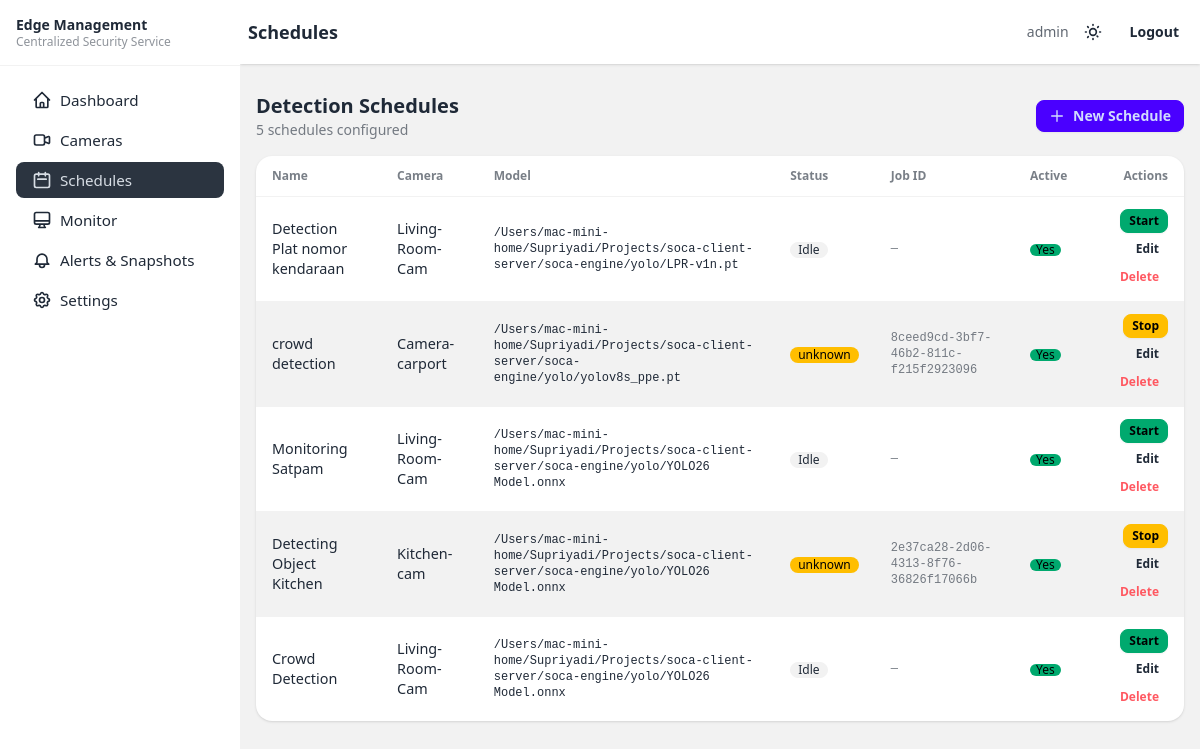
/schedules/ (signed in), run on the app's committed database.
### app/models.py (models this page shows, shortened)
class User(AbstractUser):
    ROLES = [('admin', 'Admin'), ('operator', 'Operator'), ('viewer', 'Viewer')]
    role = models.CharField(max_length=20, choices=ROLES, default='viewer')

class Schedule(models.Model):
    name = models.CharField(max_length=100)
    camera = models.ForeignKey(Camera, on_delete=models.CASCADE)
    model_path = models.CharField(max_length=200, default="yolo/yolo11n.pt")
    cls_ids = models.JSONField(default=list)
    conf_threshold = models.FloatField(default=0.5)
    iou_threshold = models.FloatField(default=0.45)
    frame_interval_ms = models.IntegerField(default=1000)
    roi_type = models.CharField(max_length=20, default="POLYGON", choices=[("POLYGON", "Polygon"), ("RECT", "Rectangle"), ("LINE", "Crossing Line")])
    roi_points = models.JSONField(default=list)
    aging_window = models.IntegerField(default=60)
    aging_cooldown = models.IntegerField(default=60)
    min_count = models.IntegerField(default=1)
    save_snapshot = models.BooleanField(default=True)
    publish_redis = models.BooleanField(default=True)
    redis_stream = models.CharField(max_length=100, default="soca:detections")
    alert_category = models.CharField(max_length=255, blank=True)
    snapshot_message = models.TextField(
        blank=True,
        default="{in_roi_count} object(s) detected at {time}",
        help_text="Placeholders: {count}, {in_roi_count}, {time}, {camera_id}, {job_id}, {category}",
    )
    enable_monitor = models.BooleanField(default=True)
    is_active = models.BooleanField(default=True)
    current_job_id = models.CharField(max_length=100, blank=True)
    created_at = models.DateTimeField(auto_now_add=True)
    lpr_model_path = models.CharField(max_length=200, blank=True, default="",
        help_text="Optional YOLO plate detection model, e.g. yolo/plate_det.pt")
    crossing_direction = models.CharField(
        max_length=20, default='any',
        choices=[('any','Any'),('left_to_right','Left → Right'),('right_to_left','Right → Left'),
                 ('top_to_bottom','Top → Bottom'),('bottom_to_top','Bottom → Top')],
        help_text="Default crossing direction used by People Counting rules"
    )

class Camera(models.Model):
    name = models.CharField(max_length=100, unique=True)
    site_name = models.CharField(max_length=100, blank=True)
    floor = models.CharField(max_length=50, blank=True)
    location = models.CharField(max_length=200, blank=True)
    rtsp_url = models.TextField()
    username = models.CharField(max_length=100, blank=True)
    password = models.CharField(max_length=100, blank=True)
    is_active = models.BooleanField(default=True)
    created_at = models.DateTimeField(auto_now_add=True)

class SiteConfig(models.Model):
    company_name = models.CharField(max_length=200, default='My Company')
    app_name     = models.CharField(max_length=200, default='SOCA Dashboard')
    company_logo = models.FileField(upload_to='logos/', blank=True)
    logo_height  = models.PositiveIntegerField(default=40, help_text='Logo height in pixels')
    class Meta:
        verbose_name = 'Site Config'
    @classmethod
    def get(cls):
        obj, _ = cls.objects.get_or_create(pk=1)
        return obj

### app/views.py (the view)
# urls.py: path("schedules/", views.schedule_list, name="schedule_list"),
@role_required('admin', 'operator')
def schedule_list(request):
    schedules = Schedule.objects.select_related("camera").order_by("-created_at")
    for s in schedules:
        s.job_status = None
        if s.current_job_id:
            job = engine_client.get_job(s.current_job_id)
            s.job_status = job.get("status") if job else "unknown"
    edge = EdgeConfig.objects.first()
    engine_url = edge.engine_url if edge else settings.ENGINE_BASE_URL
    return render(request, "schedules/list.html", {"schedules": schedules, "engine_url": engine_url})

### app/context_processors.py (called while the page is built)
def site_config(request):
    return {'site_config': SiteConfig.get()}

### engine_client.py (called while the page is built)
def _base():
    from app.models import EdgeConfig
    cfg = EdgeConfig.objects.first()
    return cfg.engine_url if cfg else settings.ENGINE_BASE_URL

def get_job(job_id):
    try:
        return requests.get(f"{_base()}/jobs/{job_id}", timeout=3).json()
    except Exception:
        return None

### templates/schedules/list.html (shortened to what this page needs)
{% extends "base.html" %}
{% block page_title %}Schedules{% endblock %}
{% block content %}
<div class="space-y-4">
  <div class="flex items-center justify-between">
    <div>
      <h2 class="text-xl font-bold">Detection Schedules</h2>
      <p class="text-sm opacity-60">{{ schedules|length }} schedule{% if schedules|length != 1 %}s{% endif %} configured</p>
    </div>
    <a href="{% url 'schedule_create' %}" class="btn btn-primary btn-sm">
      <svg xmlns="http://www.w3.org/2000/svg" class="h-4 w-4" fill="none" viewBox="0 0 24 24" stroke="currentColor">
        <path stroke-linecap="round" stroke-linejoin="round" stroke-width="2" d="M12 4v16m8-8H4" />
      </svg>
      New Schedule
    </a>
  </div>
  <div class="card bg-base-100 shadow">
    <div class="card-body p-0">
      {% if schedules %}
      <div class="overflow-x-auto">
        <table class="table table-zebra">
          <thead>
            <tr>
              <th>Name</th>
              <th>Camera</th>
              <th>Model</th>
              <th>Status</th>
              <th>Job ID</th>
              <th>Active</th>
              <th class="text-right">Actions</th>
            </tr>
          </thead>
          <tbody>
            {% for s in schedules %}
            <tr>
              <td class="font-medium">{{ s.name }}</td>
              <td>{{ s.camera.name }}</td>
              <td class="font-mono text-xs">{{ s.model_path }}</td>
              <td>
                {% if s.current_job_id %}
                  {% if s.job_status == "running" %}
                    <span class="badge badge-success badge-sm">Running</span>
                  {% elif s.job_status == "stopped" %}
                    <span class="badge badge-neutral badge-sm">Stopped</span>
                  {% elif s.job_status %}
                    <span class="badge badge-warning badge-sm">{{ s.job_status }}</span>
                  {% else %}
                    <span class="badge badge-info badge-sm">Has Job</span>
                  {% endif %}
                {% else %}
                  <span class="badge badge-ghost badge-sm">Idle</span>
                {% endif %}
              </td>
              <td class="font-mono text-xs opacity-60">{{ s.current_job_id|default:"—" }}</td>
              <td>
                {% if s.is_active %}
                  <span class="badge badge-success badge-xs">Yes</span>
                {% else %}
                  <span class="badge badge-neutral badge-xs">No</span>
                {% endif %}
              </td>
              <td class="text-right">
                <div class="flex gap-1 justify-end flex-wrap">
                  {% if not s.current_job_id %}
                  <form method="post" action="{% url 'schedule_start' s.pk %}">
                    <button type="submit" class="btn btn-success btn-xs">Start</button>
                  </form>
                  {% else %}
                  <form method="post" action="{% url 'schedule_stop' s.pk %}">
                    <button type="submit" class="btn btn-warning btn-xs">Stop</button>
                  </form>
                  {% endif %}
                  <a href="{% url 'schedule_edit' s.pk %}" class="btn btn-ghost btn-xs">Edit</a>
                  <button onclick="document.getElementById('del-sched-{{ s.pk }}').showModal()" class="btn btn-ghost btn-xs text-error">Delete</button>
                </div>
              </td>
            </tr>
            {% endfor %}
          </tbody>
        </table>
      </div>
      {% endif %}
    </div>
  </div>
</div>
{% endblock %}

### templates/base.html (shortened to what this page needs)
<!DOCTYPE html>
<html lang="en" id="html-root" data-theme="light">
<head>
  <link href="https://cdn.jsdelivr.net/npm/daisyui@4.12.10/dist/full.min.css" rel="stylesheet" />
  <script src="https://cdn.tailwindcss.com"></script>
</head>
<body class="bg-base-200 min-h-screen">
  <div class="drawer lg:drawer-open">
    <div class="drawer-content flex flex-col">
      <div class="navbar bg-base-100 shadow sticky top-0 z-10">
        <div class="flex-1"><span class="text-lg font-semibold">{% block page_title %}SOCA Admin{% endblock %}</span></div>
        <div class="flex-none gap-2 flex items-center">
          <span class="text-sm opacity-70">{{ request.user.username }}</span>
          <button onclick="toggleTheme()" class="btn btn-ghost btn-sm btn-circle" title="Toggle theme">
          </button>
          <form method="post" action="{% url 'logout' %}">{% csrf_token %}
            <button class="btn btn-ghost btn-sm">Logout</button>
          </form>
        </div>
      </div>
      <div class="px-4 pt-3">
      </div>
      <main class="p-4 flex-1">{% block content %}{% endblock %}</main>
    </div>
    <div class="drawer-side z-20">
      <div class="w-60 min-h-full bg-base-100 flex flex-col">
        <div class="p-4 border-b border-base-200">
          <div class="text-sm font-bold leading-tight">{{ site_config.app_name }}</div>
          <div class="text-xs opacity-50 leading-tight">{{ site_config.company_name }}</div>
        </div>
      <ul class="menu p-4 flex-1 text-base-content gap-1">
        <li>
          <a href="{% url 'dashboard' %}" class="{% if request.resolver_match.url_name == 'dashboard' %}active{% endif %}">
            Dashboard
          </a>
        </li>
        {% if request.user.role in 'admin,operator' %}
        <li>
          <a href="{% url 'camera_list' %}" class="{% if 'camera' in request.resolver_match.url_name %}active{% endif %}">
            Cameras
          </a>
        </li>
        <li>
          <a href="{% url 'schedule_list' %}" class="{% if 'schedule' in request.resolver_match.url_name %}active{% endif %}">
            <svg xmlns="http://www.w3.org/2000/svg" class="h-5 w-5" fill="none" viewBox="0 0 24 24" stroke="currentColor">
              <path stroke-linecap="round" stroke-linejoin="round" stroke-width="2" d="M8 7V3m8 4V3m-9 8h10M5 21h14a2 2 0 002-2V7a2 2 0 00-2-2H5a2 2 0 00-2 2v12a2 2 0 002 2z" />
            </svg>
            Schedules
          </a>
        </li>
        {% endif %}
        <li>
          <a href="{% url 'monitor' %}" class="{% if request.resolver_match.url_name == 'monitor' %}active{% endif %}">
            <svg xmlns="http://www.w3.org/2000/svg" class="h-5 w-5" fill="none" viewBox="0 0 24 24" stroke="currentColor">
              <path stroke-linecap="round" stroke-linejoin="round" stroke-width="2" d="M9.75 17L9 20l-1 1h8l-1-1-.75-3M3 13h18M5 17h14a2 2 0 002-2V5a2 2 0 00-2-2H5a2 2 0 00-2 2v10a2 2 0 002 2z" />
            </svg>
            Monitor
          </a>
        </li>
        <li>
          <a href="{% url 'alerts' %}" class="{% if 'alert' in request.resolver_match.url_name %}active{% endif %}">
            Alerts &amp; Snapshots
          </a>
        </li>
        {% if request.user.role == 'admin' %}
        <li>
          <a href="{% url 'settings' %}" class="{% if 'setting' in request.resolver_match.url_name or 'user' in request.resolver_match.url_name or 'edge' in request.resolver_match.url_name %}active{% endif %}">
            Settings
          </a>
        </li>
        {% endif %}
      </ul>
      </div>
    </div>
  </div>
</body>
</html>

### templates/base.html (style rules this page uses)
html { font-size: 16px; }
.table { font-size: 0.9rem; }
.badge { font-size: 0.75rem; }
.menu { font-size: 0.95rem; }

### data on the page
User: user.username "admin"
Schedule: name "Detection Plat nomor kendaraan", camera.name "Living-Room-Cam", model_path "/Users/mac-mini-home/Supriyadi/Projects/soca-client-server/soca-engine/yolo/LPR-v1n.pt", shows "Idle", current_job_id "—", is_active "Yes", shows "Start"
Schedule: name "crowd detection", camera.name "Camera-carport", model_path "/Users/mac-mini-home/Supriyadi/Projects/soca-client-server/soca-engine/yolo/yolov8s_ppe.pt", job_status "unknown", current_job_id "8ceed9cd-3bf7-46b2-811c-f215f2923096", is_active "Yes", shows "Stop"
Schedule: name "Monitoring Satpam", camera.name "Living-Room-Cam", model_path "/Users/mac-mini-home/Supriyadi/Projects/soca-client-server/soca-engine/yolo/YOLO26 Model.onnx", shows "Idle", current_job_id "—", is_active "Yes", shows "Start"
Schedule: name "Detecting Object Kitchen", camera.name "Kitchen-cam", model_path "/Users/mac-mini-home/Supriyadi/Projects/soca-client-server/soca-engine/yolo/YOLO26 Model.onnx", job_status "unknown", current_job_id "2e37ca28-2d06-4313-8f76-36826f17066b", is_active "Yes", shows "Stop"
Schedule: name "Crowd Detection", camera.name "Living-Room-Cam", model_path "/Users/mac-mini-home/Supriyadi/Projects/soca-client-server/soca-engine/yolo/YOLO26 Model.onnx", shows "Idle", current_job_id "—", is_active "Yes", shows "Start"
SiteConfig: app_name "Edge Management", company_name "Centralized Security Service"

### other printed values
{{ schedules|length }} "5"
